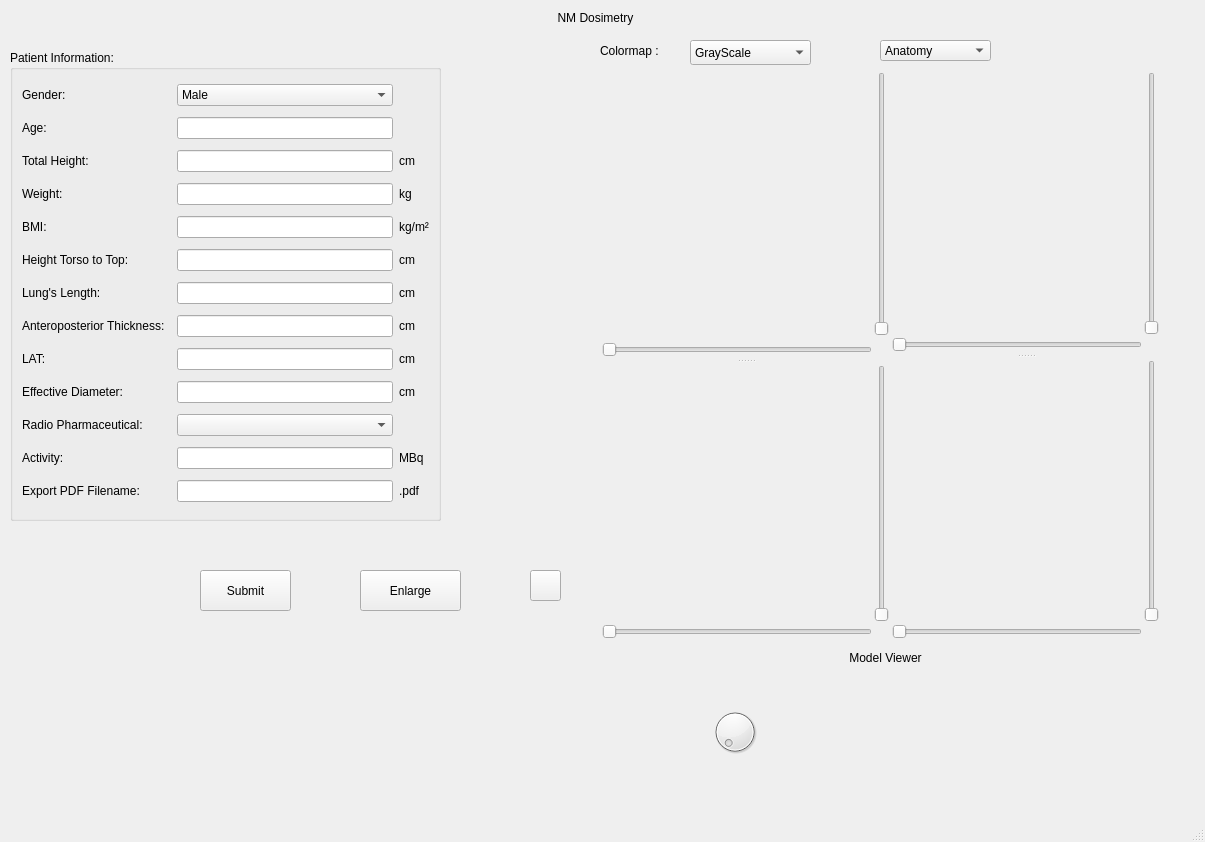
<?xml version="1.0" encoding="UTF-8"?>
<ui version="4.0">
 <class>NMDosimetry</class>
 <widget class="QMainWindow" name="NMDosimetry">
  <property name="geometry">
   <rect>
    <x>0</x>
    <y>0</y>
    <width>1205</width>
    <height>842</height>
   </rect>
  </property>
  <property name="windowTitle">
   <string>NMDosimetry</string>
  </property>
  <widget class="QWidget" name="centralwidget">
   <widget class="QSplitter" name="OSplitter">
    <property name="geometry">
     <rect>
      <x>600</x>
      <y>70</y>
      <width>291</width>
      <height>571</height>
     </rect>
    </property>
    <property name="orientation">
     <enum>Qt::Vertical</enum>
    </property>
    <widget class="QWidget" name="NOWidget" native="true">
     <property name="sizePolicy">
      <sizepolicy hsizetype="Expanding" vsizetype="Expanding">
       <horstretch>0</horstretch>
       <verstretch>0</verstretch>
      </sizepolicy>
     </property>
     <layout class="QGridLayout" name="_13">
      <property name="leftMargin">
       <number>2</number>
      </property>
      <property name="topMargin">
       <number>2</number>
      </property>
      <property name="rightMargin">
       <number>2</number>
      </property>
      <property name="bottomMargin">
       <number>2</number>
      </property>
      <property name="horizontalSpacing">
       <number>2</number>
      </property>
      <item row="0" column="1">
       <widget class="QSlider" name="NOVerticalSlider">
        <property name="orientation">
         <enum>Qt::Vertical</enum>
        </property>
       </widget>
      </item>
      <item row="1" column="0">
       <widget class="QSlider" name="NOHorizontalSlider">
        <property name="orientation">
         <enum>Qt::Horizontal</enum>
        </property>
       </widget>
      </item>
      <item row="0" column="0">
       <widget class="QVTKWidget" name="NOViewWidget">
        <property name="mouseTracking">
         <bool>true</bool>
        </property>
       </widget>
      </item>
     </layout>
    </widget>
    <widget class="QWidget" name="SOWidget" native="true">
     <property name="sizePolicy">
      <sizepolicy hsizetype="Expanding" vsizetype="Expanding">
       <horstretch>0</horstretch>
       <verstretch>0</verstretch>
      </sizepolicy>
     </property>
     <property name="focusPolicy">
      <enum>Qt::NoFocus</enum>
     </property>
     <layout class="QGridLayout" name="_14">
      <property name="leftMargin">
       <number>2</number>
      </property>
      <property name="topMargin">
       <number>2</number>
      </property>
      <property name="rightMargin">
       <number>2</number>
      </property>
      <property name="bottomMargin">
       <number>2</number>
      </property>
      <property name="spacing">
       <number>2</number>
      </property>
      <item row="0" column="0">
       <widget class="QVTKWidget" name="SOViewWidget">
        <property name="mouseTracking">
         <bool>true</bool>
        </property>
       </widget>
      </item>
      <item row="0" column="1">
       <widget class="QSlider" name="SOVerticalSlider">
        <property name="orientation">
         <enum>Qt::Vertical</enum>
        </property>
       </widget>
      </item>
      <item row="1" column="0">
       <widget class="QSlider" name="SOHorizontalSlider">
        <property name="orientation">
         <enum>Qt::Horizontal</enum>
        </property>
       </widget>
      </item>
     </layout>
    </widget>
   </widget>
   <widget class="QSplitter" name="ESplitter">
    <property name="geometry">
     <rect>
      <x>890</x>
      <y>70</y>
      <width>271</width>
      <height>571</height>
     </rect>
    </property>
    <property name="orientation">
     <enum>Qt::Vertical</enum>
    </property>
    <widget class="QWidget" name="NEWidget" native="true">
     <property name="sizePolicy">
      <sizepolicy hsizetype="Expanding" vsizetype="Expanding">
       <horstretch>0</horstretch>
       <verstretch>0</verstretch>
      </sizepolicy>
     </property>
     <layout class="QGridLayout" name="_15">
      <property name="leftMargin">
       <number>2</number>
      </property>
      <property name="topMargin">
       <number>2</number>
      </property>
      <property name="rightMargin">
       <number>2</number>
      </property>
      <property name="bottomMargin">
       <number>2</number>
      </property>
      <property name="spacing">
       <number>2</number>
      </property>
      <item row="0" column="1">
       <widget class="QSlider" name="NEVerticalSlider">
        <property name="orientation">
         <enum>Qt::Vertical</enum>
        </property>
       </widget>
      </item>
      <item row="1" column="0">
       <widget class="QSlider" name="NEHorizontalSlider">
        <property name="orientation">
         <enum>Qt::Horizontal</enum>
        </property>
       </widget>
      </item>
      <item row="0" column="0">
       <widget class="QVTKWidget" name="NEViewWidget">
        <property name="mouseTracking">
         <bool>true</bool>
        </property>
       </widget>
      </item>
     </layout>
    </widget>
    <widget class="QWidget" name="SEWidget" native="true">
     <property name="sizePolicy">
      <sizepolicy hsizetype="Expanding" vsizetype="Expanding">
       <horstretch>0</horstretch>
       <verstretch>0</verstretch>
      </sizepolicy>
     </property>
     <layout class="QGridLayout" name="_16">
      <property name="leftMargin">
       <number>2</number>
      </property>
      <property name="topMargin">
       <number>2</number>
      </property>
      <property name="rightMargin">
       <number>2</number>
      </property>
      <property name="bottomMargin">
       <number>2</number>
      </property>
      <property name="spacing">
       <number>2</number>
      </property>
      <item row="0" column="0">
       <widget class="QVTKWidget" name="SEViewWidget">
        <property name="sizePolicy">
         <sizepolicy hsizetype="Expanding" vsizetype="Expanding">
          <horstretch>0</horstretch>
          <verstretch>0</verstretch>
         </sizepolicy>
        </property>
        <property name="mouseTracking">
         <bool>true</bool>
        </property>
       </widget>
      </item>
      <item row="0" column="1">
       <widget class="QSlider" name="SEVerticalSlider">
        <property name="orientation">
         <enum>Qt::Vertical</enum>
        </property>
       </widget>
      </item>
      <item row="1" column="0">
       <widget class="QSlider" name="SEHorizontalSlider">
        <property name="orientation">
         <enum>Qt::Horizontal</enum>
        </property>
       </widget>
      </item>
     </layout>
    </widget>
   </widget>
   <widget class="QPushButton" name="pb_submit">
    <property name="geometry">
     <rect>
      <x>200</x>
      <y>570</y>
      <width>91</width>
      <height>41</height>
     </rect>
    </property>
    <property name="text">
     <string>Submit</string>
    </property>
   </widget>
   <widget class="QLabel" name="label_2">
    <property name="geometry">
     <rect>
      <x>760</x>
      <y>650</y>
      <width>251</width>
      <height>17</height>
     </rect>
    </property>
    <property name="text">
     <string>&lt;html&gt;&lt;head/&gt;&lt;body&gt;&lt;p align=&quot;center&quot;&gt;Model Viewer&lt;/p&gt;&lt;/body&gt;&lt;/html&gt;</string>
    </property>
   </widget>
   <widget class="QLabel" name="label">
    <property name="geometry">
     <rect>
      <x>490</x>
      <y>10</y>
      <width>211</width>
      <height>17</height>
     </rect>
    </property>
    <property name="text">
     <string>&lt;html&gt;&lt;head/&gt;&lt;body&gt;&lt;p align=&quot;center&quot;&gt;NM Dosimetry&lt;/p&gt;&lt;/body&gt;&lt;/html&gt;</string>
    </property>
   </widget>
   <widget class="QDial" name="dial">
    <property name="geometry">
     <rect>
      <x>710</x>
      <y>700</y>
      <width>50</width>
      <height>64</height>
     </rect>
    </property>
   </widget>
   <widget class="QPushButton" name="pb_info">
    <property name="geometry">
     <rect>
      <x>530</x>
      <y>570</y>
      <width>31</width>
      <height>31</height>
     </rect>
    </property>
    <property name="text">
     <string/>
    </property>
    <property name="icon">
     <iconset resource="../resources.qrc">
      <normaloff>:/icons/icons/icons8-about-26.png</normaloff>:/icons/icons/icons8-about-26.png</iconset>
    </property>
    <property name="iconSize">
     <size>
      <width>25</width>
      <height>25</height>
     </size>
    </property>
   </widget>
   <widget class="QLabel" name="label_15">
    <property name="geometry">
     <rect>
      <x>600</x>
      <y>35</y>
      <width>81</width>
      <height>31</height>
     </rect>
    </property>
    <property name="text">
     <string>Colormap :</string>
    </property>
   </widget>
   <widget class="QComboBox" name="colorMapComboBox">
    <property name="geometry">
     <rect>
      <x>690</x>
      <y>40</y>
      <width>121</width>
      <height>25</height>
     </rect>
    </property>
    <property name="currentText">
     <string>GrayScale</string>
    </property>
    <item>
     <property name="text">
      <string>GrayScale</string>
     </property>
    </item>
    <item>
     <property name="text">
      <string>Heat</string>
     </property>
    </item>
    <item>
     <property name="text">
      <string>Cold</string>
     </property>
    </item>
    <item>
     <property name="text">
      <string>Dosimetry</string>
     </property>
    </item>
    <item>
     <property name="text">
      <string>Full Color</string>
     </property>
    </item>
    <item>
     <property name="text">
      <string>Segmentation</string>
     </property>
    </item>
   </widget>
   <widget class="QPushButton" name="viewButton">
    <property name="geometry">
     <rect>
      <x>360</x>
      <y>570</y>
      <width>101</width>
      <height>41</height>
     </rect>
    </property>
    <property name="text">
     <string>Enlarge</string>
    </property>
   </widget>
   <widget class="QComboBox" name="comboBox">
    <property name="geometry">
     <rect>
      <x>880</x>
      <y>40</y>
      <width>111</width>
      <height>21</height>
     </rect>
    </property>
    <item>
     <property name="text">
      <string>Anatomy</string>
     </property>
    </item>
    <item>
     <property name="text">
      <string>Dose</string>
     </property>
    </item>
    <item>
     <property name="text">
      <string>Fusion</string>
     </property>
    </item>
   </widget>
   <widget class="QGroupBox" name="groupBox">
    <property name="geometry">
     <rect>
      <x>10</x>
      <y>50</y>
      <width>431</width>
      <height>471</height>
     </rect>
    </property>
    <property name="title">
     <string>Patient Information:</string>
    </property>
    <layout class="QGridLayout" name="gridLayout">
     <item row="9" column="0">
      <widget class="QLabel" name="label_8">
       <property name="text">
        <string>Anteroposterior Thickness:</string>
       </property>
      </widget>
     </item>
     <item row="12" column="2">
      <widget class="QComboBox" name="cB_radiopharma">
       <property name="currentIndex">
        <number>-1</number>
       </property>
       <item>
        <property name="text">
         <string>131I_NaI_p1</string>
        </property>
       </item>
       <item>
        <property name="text">
         <string>131I_NaI_p2</string>
        </property>
       </item>
       <item>
        <property name="text">
         <string>153Sm_EDTMP</string>
        </property>
       </item>
       <item>
        <property name="text">
         <string>131I_mIBG</string>
        </property>
       </item>
       <item>
        <property name="text">
         <string>I123_mIBG</string>
        </property>
       </item>
       <item>
        <property name="text">
         <string>Tc99m_MDP</string>
        </property>
       </item>
      </widget>
     </item>
     <item row="0" column="2">
      <widget class="QComboBox" name="cB_gender">
       <item>
        <property name="text">
         <string>Male</string>
        </property>
       </item>
       <item>
        <property name="text">
         <string>Female</string>
        </property>
       </item>
      </widget>
     </item>
     <item row="11" column="0">
      <widget class="QLabel" name="label_23">
       <property name="text">
        <string>Effective Diameter:</string>
       </property>
      </widget>
     </item>
     <item row="8" column="2">
      <widget class="QLineEdit" name="LE_lung"/>
     </item>
     <item row="5" column="0">
      <widget class="QLabel" name="label_12">
       <property name="text">
        <string>Weight:</string>
       </property>
      </widget>
     </item>
     <item row="2" column="0">
      <widget class="QLabel" name="label_10">
       <property name="text">
        <string>Age:</string>
       </property>
      </widget>
     </item>
     <item row="2" column="2">
      <widget class="QLineEdit" name="LE_age"/>
     </item>
     <item row="12" column="0">
      <widget class="QLabel" name="label_5">
       <property name="text">
        <string>Radio Pharmaceutical:</string>
       </property>
      </widget>
     </item>
     <item row="0" column="0">
      <widget class="QLabel" name="label_9">
       <property name="text">
        <string>Gender:</string>
       </property>
      </widget>
     </item>
     <item row="7" column="4">
      <widget class="QLabel" name="label_14">
       <property name="text">
        <string>cm</string>
       </property>
      </widget>
     </item>
     <item row="8" column="0">
      <widget class="QLabel" name="label_7">
       <property name="text">
        <string>Lung's Length:</string>
       </property>
      </widget>
     </item>
     <item row="10" column="4">
      <widget class="QLabel" name="label_22">
       <property name="text">
        <string>cm</string>
       </property>
      </widget>
     </item>
     <item row="7" column="2">
      <widget class="QLineEdit" name="LE_height_torso"/>
     </item>
     <item row="7" column="0" colspan="2">
      <widget class="QLabel" name="label_6">
       <property name="text">
        <string>Height Torso to Top:</string>
       </property>
      </widget>
     </item>
     <item row="4" column="2">
      <widget class="QLineEdit" name="LE_height"/>
     </item>
     <item row="11" column="2">
      <widget class="QLineEdit" name="LE_effectiveDiam"/>
     </item>
     <item row="6" column="0">
      <widget class="QLabel" name="label_17">
       <property name="text">
        <string>BMI:</string>
       </property>
      </widget>
     </item>
     <item row="9" column="2">
      <widget class="QLineEdit" name="LE_anteroposterior"/>
     </item>
     <item row="9" column="4">
      <widget class="QLabel" name="label_20">
       <property name="text">
        <string>cm</string>
       </property>
      </widget>
     </item>
     <item row="6" column="2">
      <widget class="QLineEdit" name="LE_BMI"/>
     </item>
     <item row="4" column="4">
      <widget class="QLabel" name="label_16">
       <property name="text">
        <string>cm</string>
       </property>
      </widget>
     </item>
     <item row="10" column="2">
      <widget class="QLineEdit" name="LE_LAT"/>
     </item>
     <item row="8" column="4">
      <widget class="QLabel" name="label_13">
       <property name="text">
        <string>cm</string>
       </property>
      </widget>
     </item>
     <item row="5" column="4">
      <widget class="QLabel" name="label_18">
       <property name="text">
        <string>kg</string>
       </property>
      </widget>
     </item>
     <item row="5" column="2">
      <widget class="QLineEdit" name="LE_weight"/>
     </item>
     <item row="14" column="2">
      <widget class="QLineEdit" name="LE_activity"/>
     </item>
     <item row="4" column="0">
      <widget class="QLabel" name="label_11">
       <property name="text">
        <string>Total Height:</string>
       </property>
      </widget>
     </item>
     <item row="10" column="0">
      <widget class="QLabel" name="label_21">
       <property name="text">
        <string>LAT:</string>
       </property>
      </widget>
     </item>
     <item row="11" column="4">
      <widget class="QLabel" name="label_24">
       <property name="text">
        <string>cm</string>
       </property>
      </widget>
     </item>
     <item row="14" column="0">
      <widget class="QLabel" name="label_4">
       <property name="text">
        <string>Activity:</string>
       </property>
      </widget>
     </item>
     <item row="6" column="4">
      <widget class="QLabel" name="label_19">
       <property name="text">
        <string>kg/m²</string>
       </property>
      </widget>
     </item>
     <item row="15" column="0">
      <widget class="QLabel" name="label_25">
       <property name="text">
        <string>Export PDF Filename:</string>
       </property>
      </widget>
     </item>
     <item row="14" column="4">
      <widget class="QLabel" name="label_3">
       <property name="text">
        <string>MBq</string>
       </property>
      </widget>
     </item>
     <item row="15" column="2">
      <widget class="QLineEdit" name="LE_filename"/>
     </item>
     <item row="15" column="4">
      <widget class="QLabel" name="label_26">
       <property name="text">
        <string>.pdf</string>
       </property>
      </widget>
     </item>
    </layout>
   </widget>
  </widget>
  <widget class="QMenuBar" name="menubar">
   <property name="geometry">
    <rect>
     <x>0</x>
     <y>0</y>
     <width>1205</width>
     <height>22</height>
    </rect>
   </property>
   <property name="defaultUp">
    <bool>false</bool>
   </property>
  </widget>
  <widget class="QStatusBar" name="statusbar"/>
  <action name="actionLoad_images">
   <property name="icon">
    <iconset>
     <normaloff>:/common/icons/fileopen.png</normaloff>:/common/icons/fileopen.png</iconset>
   </property>
   <property name="text">
    <string>Open image(s)</string>
   </property>
   <property name="shortcut">
    <string>Ctrl+O</string>
   </property>
   <property name="iconVisibleInMenu">
    <bool>true</bool>
   </property>
  </action>
  <action name="actionClose_image">
   <property name="text">
    <string>Close images</string>
   </property>
  </action>
  <action name="actionExit">
   <property name="icon">
    <iconset>
     <normaloff>:/common/icons/exit.png</normaloff>:/common/icons/exit.png</iconset>
   </property>
   <property name="text">
    <string>Exit</string>
   </property>
   <property name="iconVisibleInMenu">
    <bool>true</bool>
   </property>
  </action>
  <action name="actionSave_screenshot">
   <property name="text">
    <string>Save screenshot</string>
   </property>
  </action>
  <action name="actionPickable">
   <property name="text">
    <string>pickable</string>
   </property>
  </action>
  <action name="actionDragable">
   <property name="text">
    <string>dragable</string>
   </property>
  </action>
  <action name="actionSet_colormap">
   <property name="text">
    <string>Set colormap</string>
   </property>
  </action>
  <action name="actionIsoContours">
   <property name="text">
    <string>IsoContours</string>
   </property>
  </action>
  <action name="actionAbouts">
   <property name="text">
    <string>About QtVTKRender2D</string>
   </property>
  </action>
  <action name="actionDocumentation">
   <property name="text">
    <string>About</string>
   </property>
   <property name="iconVisibleInMenu">
    <bool>true</bool>
   </property>
  </action>
  <action name="actionReload_images">
   <property name="text">
    <string>Reload images</string>
   </property>
  </action>
  <action name="actionOpen_Dicom">
   <property name="icon">
    <iconset>
     <normaloff>:/common/icons/open.png</normaloff>:/common/icons/open.png</iconset>
   </property>
   <property name="text">
    <string>Open Dicom</string>
   </property>
   <property name="iconVisibleInMenu">
    <bool>true</bool>
   </property>
  </action>
  <action name="actionOpen_Multiple_Images_As_One">
   <property name="icon">
    <iconset>
     <normaloff>:/common/icons/open.png</normaloff>:/common/icons/open.png</iconset>
   </property>
   <property name="text">
    <string>Merge several nD images into a single (n+1)D image</string>
   </property>
   <property name="iconVisibleInMenu">
    <bool>true</bool>
   </property>
  </action>
  <action name="actionSlice_Image_As_Multiple_Images">
   <property name="icon">
    <iconset>
     <normaloff>:/common/icons/open.png</normaloff>:/common/icons/open.png</iconset>
   </property>
   <property name="text">
    <string>Slice a nD image into several (n-1)D images</string>
   </property>
   <property name="iconVisibleInMenu">
    <bool>true</bool>
   </property>
  </action>
  <action name="actionOpen_one_Image_as_Multiple">
   <property name="text">
    <string>Open One Image As Multiple</string>
   </property>
  </action>
  <action name="actionSave_As">
   <property name="icon">
    <iconset>
     <normaloff>:/common/icons/filesave.png</normaloff>:/common/icons/filesave.png</iconset>
   </property>
   <property name="text">
    <string>Save current image</string>
   </property>
   <property name="shortcut">
    <string>Ctrl+S</string>
   </property>
   <property name="iconVisibleInMenu">
    <bool>true</bool>
   </property>
  </action>
  <action name="actionAdd_VF_to_current_Image">
   <property name="icon">
    <iconset>
     <normaloff>:/common/icons/cursor-uparrow.png</normaloff>:/common/icons/cursor-uparrow.png</iconset>
   </property>
   <property name="text">
    <string>Add deformation field to current image</string>
   </property>
   <property name="iconVisibleInMenu">
    <bool>true</bool>
   </property>
  </action>
  <action name="actionNorth_West_Window">
   <property name="icon">
    <iconset>
     <normaloff>:/common/icons/NOgrid.png</normaloff>:/common/icons/NOgrid.png</iconset>
   </property>
   <property name="text">
    <string>Save image in TL</string>
   </property>
   <property name="iconVisibleInMenu">
    <bool>true</bool>
   </property>
  </action>
  <action name="actionNorth_East_Window">
   <property name="icon">
    <iconset>
     <normaloff>:/common/icons/NEgrid.png</normaloff>:/common/icons/NEgrid.png</iconset>
   </property>
   <property name="text">
    <string>Save image in TR</string>
   </property>
   <property name="iconVisibleInMenu">
    <bool>true</bool>
   </property>
  </action>
  <action name="actionSouth_West_Window">
   <property name="icon">
    <iconset>
     <normaloff>:/common/icons/SOgrid.png</normaloff>:/common/icons/SOgrid.png</iconset>
   </property>
   <property name="text">
    <string>Save image in BL</string>
   </property>
   <property name="iconVisibleInMenu">
    <bool>true</bool>
   </property>
  </action>
  <action name="actionSouth_East_Window">
   <property name="icon">
    <iconset>
     <normaloff>:/common/icons/SEgrid.png</normaloff>:/common/icons/SEgrid.png</iconset>
   </property>
   <property name="text">
    <string>Save image in BR</string>
   </property>
   <property name="iconVisibleInMenu">
    <bool>true</bool>
   </property>
  </action>
  <action name="actionOpen_Image_With_Time">
   <property name="icon">
    <iconset>
     <normaloff>:/common/icons/open.png</normaloff>:/common/icons/open.png</iconset>
   </property>
   <property name="text">
    <string>Open a nD image as a (n-1)D + t image</string>
   </property>
   <property name="iconVisibleInMenu">
    <bool>true</bool>
   </property>
  </action>
  <action name="actionMerge_images_as_n_dim_t">
   <property name="icon">
    <iconset>
     <normaloff>:/common/icons/open.png</normaloff>:/common/icons/open.png</iconset>
   </property>
   <property name="text">
    <string>Open several nD images into a single nD+t image</string>
   </property>
   <property name="iconVisibleInMenu">
    <bool>true</bool>
   </property>
  </action>
  <action name="actionAdd_fusion_image">
   <property name="icon">
    <iconset>
     <normaloff>:/common/icons/fusion.png</normaloff>:/common/icons/fusion.png</iconset>
   </property>
   <property name="text">
    <string>Add fusion image to current image</string>
   </property>
   <property name="iconVisibleInMenu">
    <bool>true</bool>
   </property>
  </action>
  <action name="actionSegmentation">
   <property name="text">
    <string>Segmentation</string>
   </property>
   <property name="iconVisibleInMenu">
    <bool>true</bool>
   </property>
  </action>
  <action name="actionResampler">
   <property name="text">
    <string>Resample</string>
   </property>
  </action>
  <action name="actionSurface_Viewer">
   <property name="text">
    <string>Surface Viewer</string>
   </property>
   <property name="iconVisibleInMenu">
    <bool>true</bool>
   </property>
  </action>
  <action name="actionDebug">
   <property name="text">
    <string>joelDebug</string>
   </property>
  </action>
  <action name="actionDeformable_Registration">
   <property name="text">
    <string>Deformable Registration</string>
   </property>
   <property name="iconVisibleInMenu">
    <bool>true</bool>
   </property>
  </action>
  <action name="actionWarp_image_with_vector_field">
   <property name="text">
    <string>Verify Registration</string>
   </property>
   <property name="iconVisibleInMenu">
    <bool>true</bool>
   </property>
  </action>
  <action name="actionMaximum_Intensity_Projection">
   <property name="text">
    <string>Maximum Intensity Projection</string>
   </property>
  </action>
  <action name="actionOpen_VTK_contour">
   <property name="icon">
    <iconset>
     <normaloff>:/common/icons/open.png</normaloff>:/common/icons/open.png</iconset>
   </property>
   <property name="text">
    <string>Open VTK or OBJ contour</string>
   </property>
   <property name="iconVisibleInMenu">
    <bool>true</bool>
   </property>
  </action>
  <action name="actionNavigation_Help">
   <property name="text">
    <string>Navigation Help</string>
   </property>
   <property name="iconVisibleInMenu">
    <bool>true</bool>
   </property>
   <property name="priority">
    <enum>QAction::NormalPriority</enum>
   </property>
  </action>
  <action name="actionOpen_Dicom_Struct">
   <property name="icon">
    <iconset>
     <normaloff>:/common/icons/open.png</normaloff>:/common/icons/open.png</iconset>
   </property>
   <property name="text">
    <string>Open Dicom-Struct</string>
   </property>
   <property name="iconVisibleInMenu">
    <bool>true</bool>
   </property>
  </action>
  <action name="actionCompute_mid_position_image">
   <property name="text">
    <string>Compute mid-position image</string>
   </property>
   <property name="iconVisibleInMenu">
    <bool>true</bool>
   </property>
  </action>
  <action name="actionExperimental">
   <property name="text">
    <string>Experimental...</string>
   </property>
  </action>
  <action name="actionRegister_vv">
   <property name="text">
    <string>Register vv</string>
   </property>
   <property name="iconVisibleInMenu">
    <bool>true</bool>
   </property>
  </action>
  <action name="actionSave_all_slices">
   <property name="text">
    <string>Save all slices (Top-Left view)</string>
   </property>
  </action>
  <action name="actionSave_current_state">
   <property name="icon">
    <iconset>
     <normaloff>:/common/icons/filesave.png</normaloff>:/common/icons/filesave.png</iconset>
   </property>
   <property name="text">
    <string>Save current state</string>
   </property>
   <property name="toolTip">
    <string>Save current window and file states</string>
   </property>
   <property name="iconVisibleInMenu">
    <bool>true</bool>
   </property>
  </action>
  <action name="actionRead_saved_state">
   <property name="icon">
    <iconset>
     <normaloff>:/common/icons/open.png</normaloff>:/common/icons/open.png</iconset>
   </property>
   <property name="text">
    <string>Read Saved State</string>
   </property>
   <property name="iconVisibleInMenu">
    <bool>true</bool>
   </property>
  </action>
  <action name="actionAdd_overlay_image_to_current_image">
   <property name="icon">
    <iconset>
     <normaloff>:/common/icons/GPSup.png</normaloff>:/common/icons/GPSup.png</iconset>
   </property>
   <property name="text">
    <string>Add overlay image to current image</string>
   </property>
   <property name="iconVisibleInMenu">
    <bool>true</bool>
   </property>
  </action>
  <action name="actionAdd_USSequence_toCT">
   <property name="icon">
    <iconset>
     <normaloff>:/common/icons/rotateright.png</normaloff>:/common/icons/rotateright.png</iconset>
   </property>
   <property name="text">
    <string>Test / Fusion of US &amp; CT sequences</string>
   </property>
   <property name="iconVisibleInMenu">
    <bool>true</bool>
   </property>
  </action>
  <action name="actionConnect_Pacs">
   <property name="text">
    <string>Connect Pacs</string>
   </property>
  </action>
  <action name="actionCustom_Register">
   <property name="text">
    <string>Custom Register</string>
   </property>
  </action>
  <action name="actionReset">
   <property name="text">
    <string>Reset</string>
   </property>
  </action>
  <action name="actionprp">
   <property name="text">
    <string>prpO</string>
   </property>
  </action>
 </widget>
 <customwidgets>
  <customwidget>
   <class>QVTKWidget</class>
   <extends>QWidget</extends>
   <header>QVTKWidget.h</header>
  </customwidget>
 </customwidgets>
 <resources>
  <include location="../resources.qrc"/>
 </resources>
 <connections/>
</ui>
